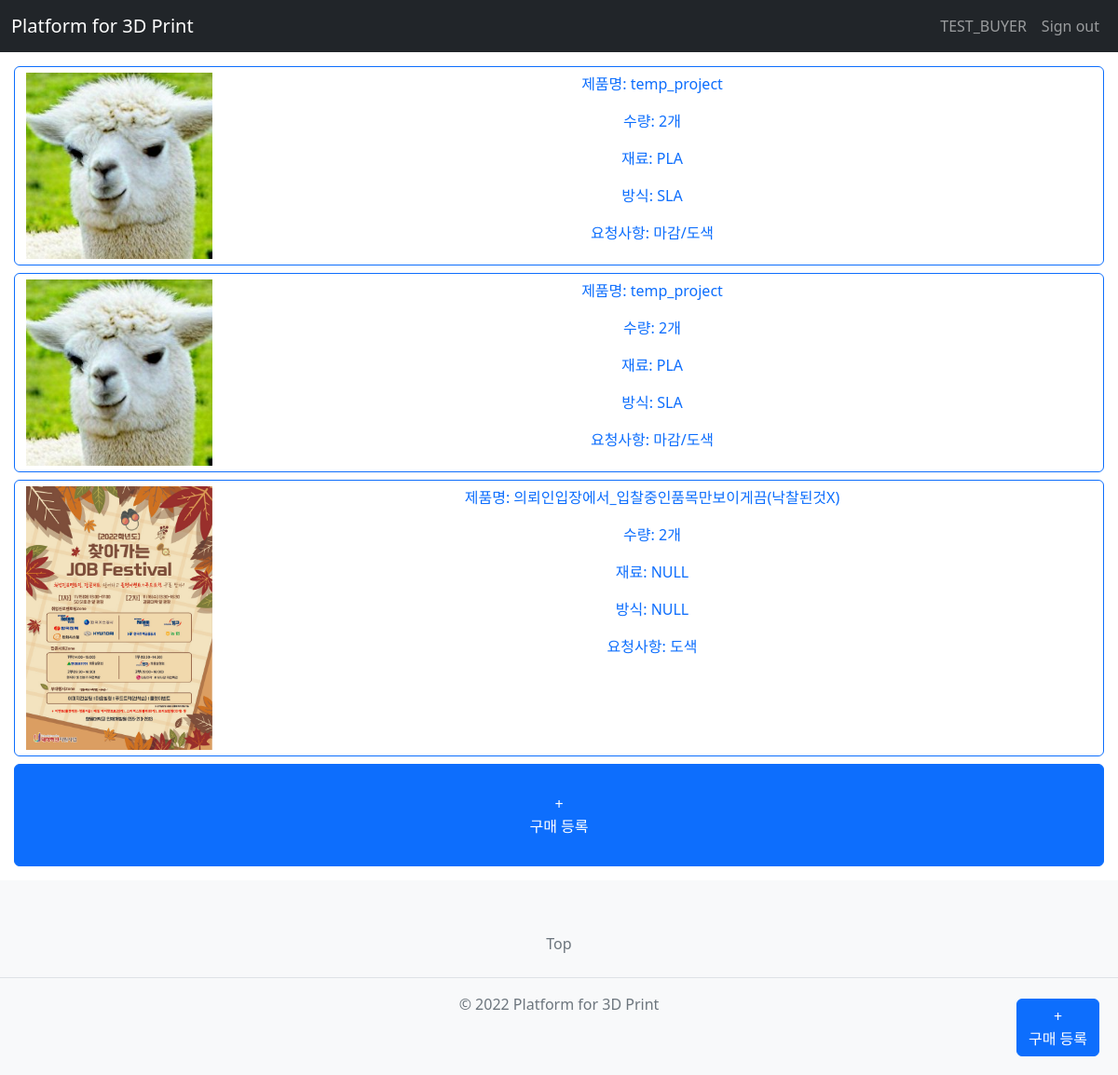
Page /buy/estimates/ (signed in) on the earlier database version.
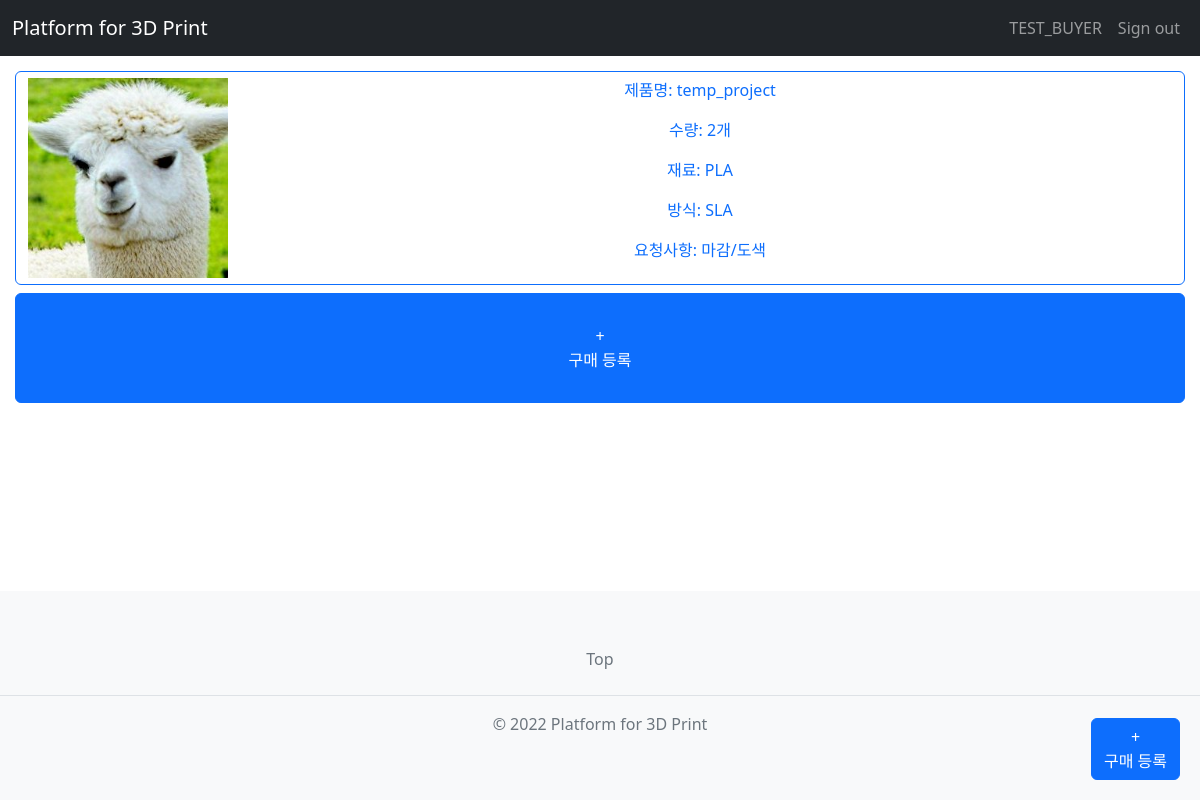
Same page on the later database version.
### trade/models.py (models this page shows)
class Estimate(models.Model):
    estimate_id = models.UUIDField(primary_key=True, default=uuid.uuid4, editable=False)
    buyer_id = models.ForeignKey(User, on_delete=models.CASCADE)
    project_name = models.CharField(max_length=200)
    material = models.CharField(max_length=15)
    method = models.CharField(max_length=15)
    pieces = models.IntegerField()
    detail = models.TextField()
    drawing = models.FileField()
    reg_date = models.DateTimeField()

### buy/views.py (the view)
# urls.py: path('estimates/', views.estimate_list, name='estimate_list'),
def estimate_list(request):
    page = request.GET.get('page', '1')  # 페이지
    own_estimate_list = Estimate.objects.filter(buyer_id=request.user)
    finished_bid = Bid.objects.filter(
        estimate_id__in=own_estimate_list,
        finished=True
    )
    cannot_bid_estimates = [bid.estimate_id.pk for bid in finished_bid]
    own_estimate_list = own_estimate_list.filter(~Q(estimate_id__in=cannot_bid_estimates))
    paginator = Paginator(own_estimate_list, 10)  # 페이지당 10개씩 보여주기
    page_obj = paginator.get_page(page)
    context = {'estimate_list': page_obj}
    return render(request, 'buyer/temp/19_구매견적요청메인(등록완료).html', context)

### templates/buyer/temp/19_구매견적요청메인(등록완료).html (shortened to what this page needs)
{% extends 'base.html' %}
{% block content %}
<div class="d-grid gap-2" id="form">
    {% for estimate in estimate_list %}
    <button class="btn btn-outline-primary" type="button" onclick="location.href='{% url 'buy:estimate_detail' estimate.estimate_id %}'">
        <div style="float: left" id="image">
            <img style="width: 200px;" src="{{ estimate.drawing.url }}" alt="도면 미리보기">
        </div>
        <li>
            <ul>제품명: {{ estimate.project_name }}</ul>
            <ul>수량: {{ estimate.pieces }}개</ul>
            <ul>재료: {{ estimate.material }}</ul>
            <ul>방식: {{ estimate.method }}</ul>
            <ul>요청사항: {{ estimate.detail }}</ul>
        </li>
    </button>
    {% endfor %}
    <button class="btn btn-primary" type="button" onclick="location.href='{% url 'buy:register_estimate' %}'">
        <br>
        +
        <br>
        구매 등록
        <br><br>
    </button>
</div>
<div style="position: fixed; bottom:20px; right:20px;">
    <button class="btn btn-primary" type="button" onclick="location.href='{% url 'buy:register_estimate' %}'">
        +
        <br>
        구매 등록
    </button>
</div>
{% endblock %}

Differences in the rows shown:
no longer on this page (row edited): Estimate: drawing (picture), project_name "temp_project", pieces "2", material "PLA", method "SLA", detail "마감/도색"
no longer on this page (row unchanged): Estimate: drawing (picture), project_name "의뢰인입장에서_입찰중인품목만보이게끔(낙찰된것X)", pieces "2", material "NULL", method "NULL", detail "도색"
